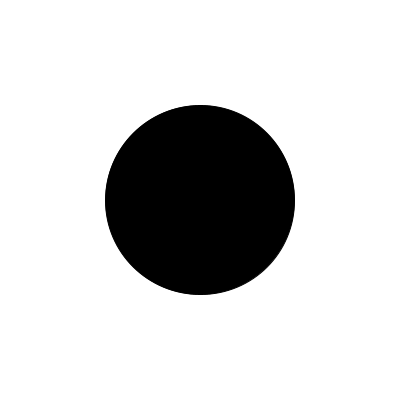
Frame 1 (no input)
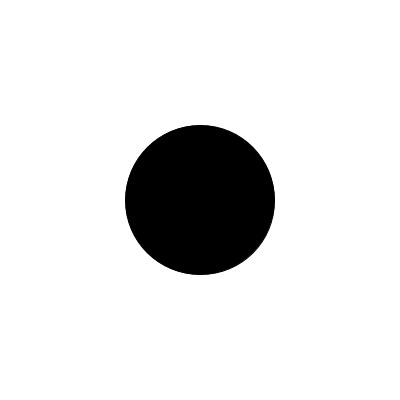
Frame 60 (the mouse pressed at the canvas centre just before this capture)
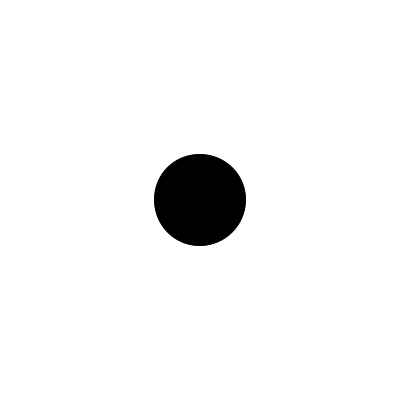
Frame 120 (the mouse held since frame 60 and released just before this capture)

The Processing sketch that drew these frames (run headless with seeded random() and noise(); from frame 60 on, the mouse is pressed at the canvas centre):

// Processing sketch: processing_131370
// ── processing_131370.pde

float theta = 90;

void setup() {
  size(400,400);
  smooth();
}

void draw() {
  background(255);
  fill(0);
  stroke(0);
  float x = (sin(theta) + 1) * width/2;
  theta += 0.01;
  ellipse(width/2,height/2,x/2,x/2);
}
